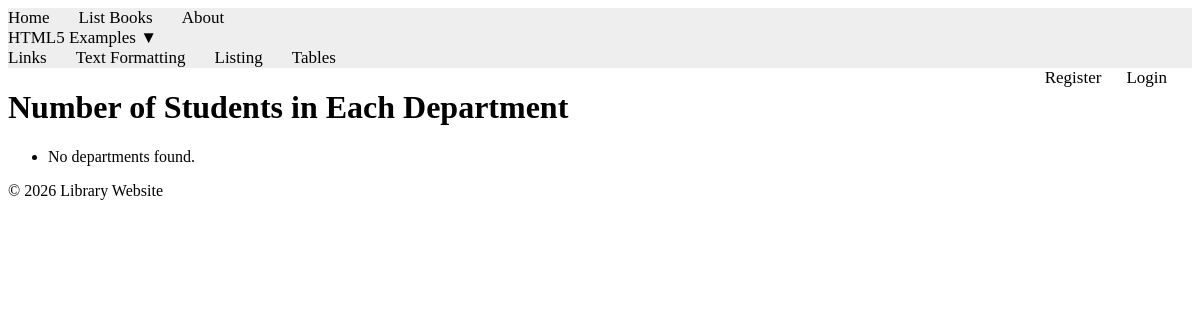
Before: /books/lab9/task1/ with the older database file.
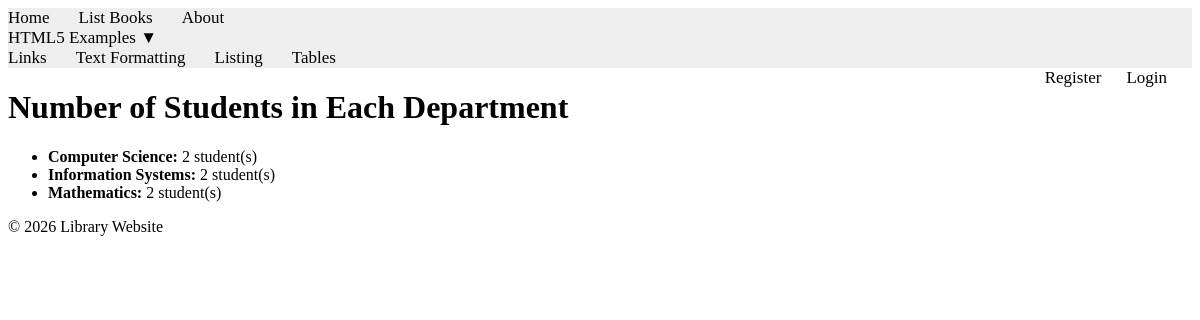
After: the same page with the newer database file.
### apps/bookmodule/models.py (models this page shows, shortened)
class Department(models.Model):
    name = models.CharField(max_length=100)

### apps/bookmodule/views.py (the view)
# urls.py: path('lab9/task1/', views.lab9_task1, name="books.lab9_task1"),
def lab9_task1(request):
    stats = Department.objects.annotate(student_count=Count('student'))
    return render(request, 'bookmodule/lab9_task1.html', {'stats': stats})

### apps/templates/bookmodule/lab9_task1.html (shortened to what this page needs)
{% extends "layouts/base.html" %}
{% load static %}
{% block content %}
<div class="container">
    <h1>Number of Students in Each Department</h1>
    <ul>
    {% for dept in stats %}
        <li><strong>{{ dept.name }}:</strong> {{ dept.student_count }} student(s)</li>
    {% empty %}
        <li>No departments found.</li>
    {% endfor %}
    </ul>
</div>
{% endblock content %}

Changed rows visible on the page:
added Department: name "Computer Science", student_count "2"
added Department: name "Information Systems", student_count "2"
added Department: name "Mathematics", student_count "2"
Other visible differences:
text no longer shown: "No departments found."
